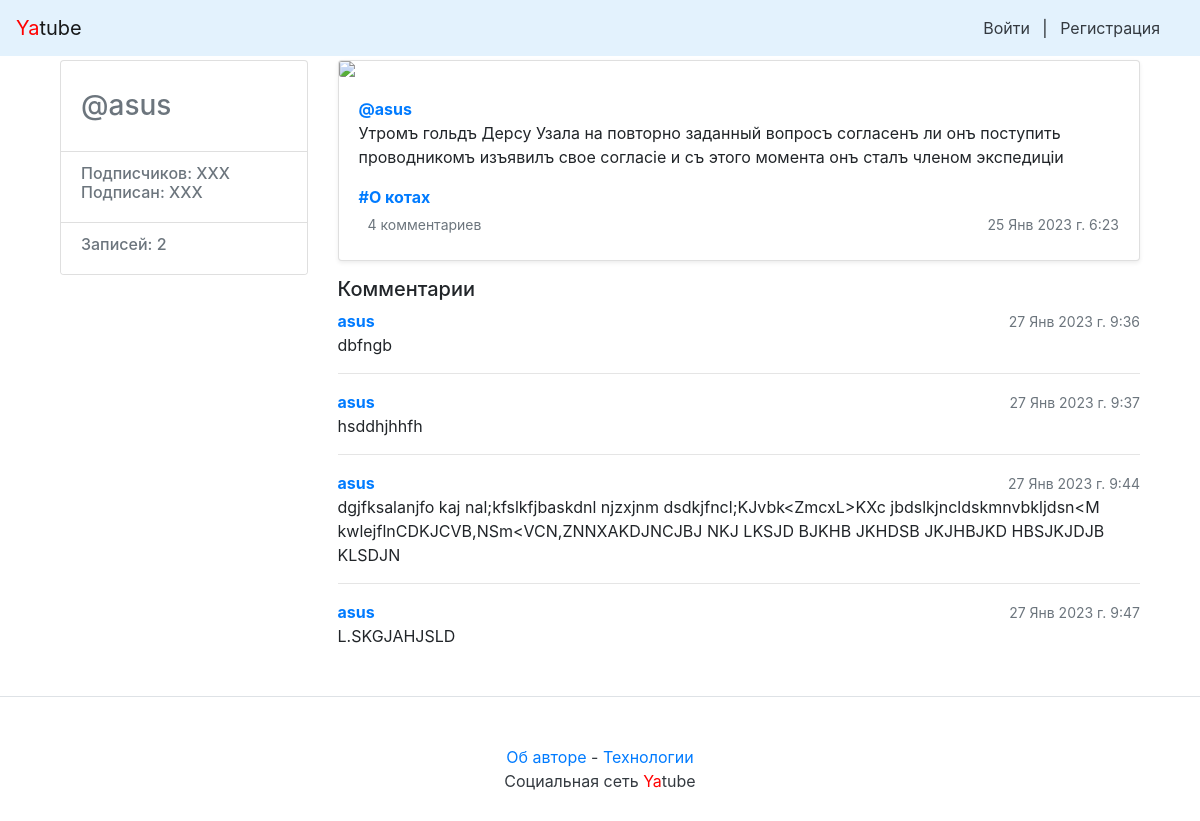
The page /asus/45/ on the database as committed earlier.
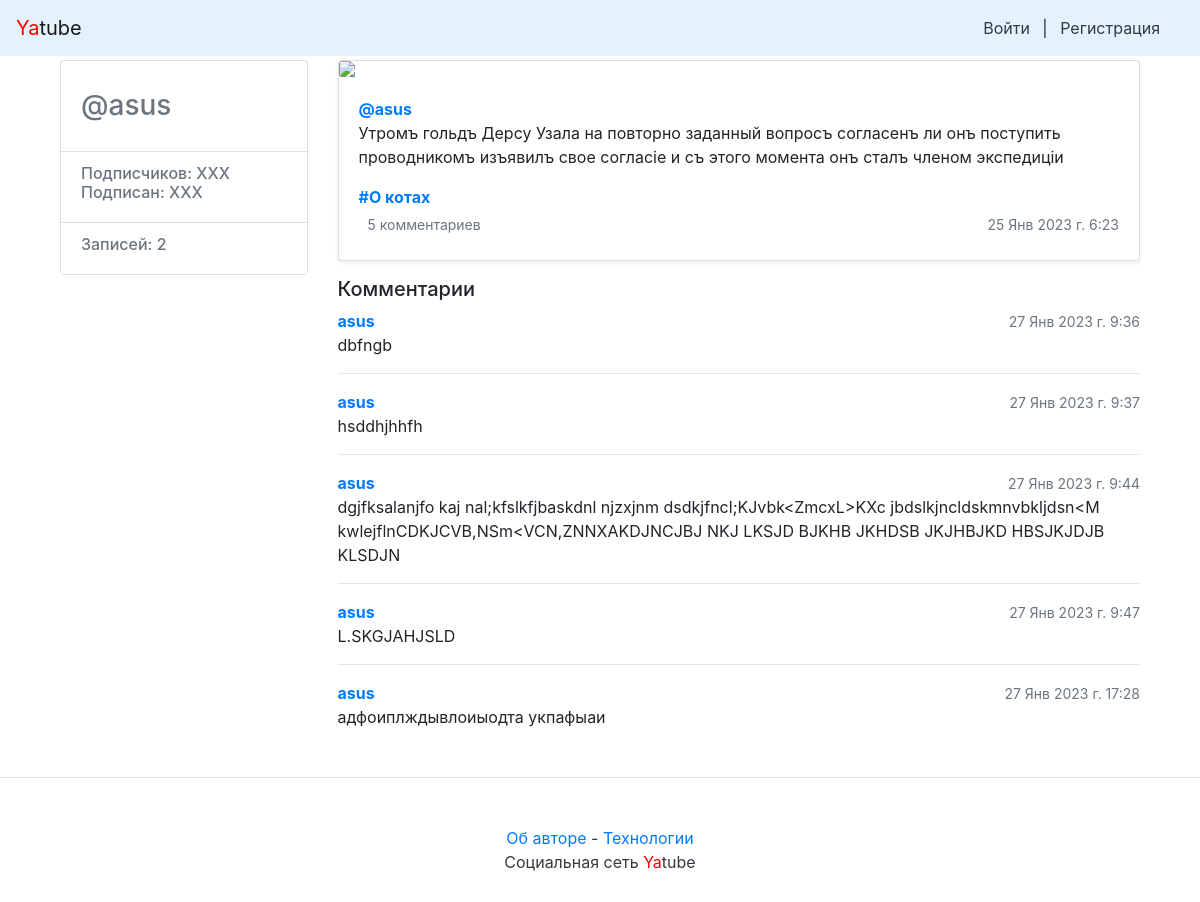
The same page on the database as committed later.
### posts/models.py (models this page shows, shortened)
class Post(models.Model):
    objects = None
    text = models.TextField(verbose_name='Текст')
    pub_date = models.DateTimeField("date published", auto_now_add=True)
    author = models.ForeignKey(
        User,
        on_delete=models.CASCADE,
        related_name="posts",
        verbose_name='Автор'
    )
    group = models.ForeignKey(
        'Group',
        on_delete=models.CASCADE,
        related_name="posts", blank=True,
        null=True,
        verbose_name='Группа'
    )
    image = models.ImageField(
        upload_to='posts/%Y/%m/%d/',
        blank=True,
        null=True,
        verbose_name='Изображение'
    )
    class Meta:
        ordering = ['-pub_date']
        verbose_name = 'Пост'
        verbose_name_plural = 'Посты'

class Comment(models.Model):
    post = models.ForeignKey(
        Post,
        on_delete=models.CASCADE,
        related_name="comments",
        verbose_name='Пост'
    )
    author = models.ForeignKey(
        User,
        on_delete=models.CASCADE,
        related_name="comments",
        verbose_name='Автор'
    )
    text = models.TextField(verbose_name='Текст')
    created = models.DateTimeField("comment_created", auto_now_add=True)
    class Meta:
        verbose_name = 'Комментарий'
        verbose_name_plural = 'Комментарии'

class Group(models.Model):
    title = models.CharField(max_length=200, verbose_name='Название группы')
    slug = models.SlugField(unique=True, verbose_name='URL адрес/')
    description = models.TextField(verbose_name='Описание группы')
    class Meta:
        verbose_name = 'Группа'
        verbose_name_plural = 'Группы'

### posts/views.py (the view)
# urls.py: path('<str:username>/<int:post_id>/', views.post_view, name='post'),
def post_view(request, username, post_id):
    author = User.objects.get(username=username)
    count = author.posts.all().count()
    post = get_object_or_404(Post, author=author, pk=post_id)
    items = post.comments.all()
    form = CommentForm()
    return render(
        request,
        'post.html',
        {
            'author': author,
            'count': count,
            'post': post,
            'items': items,
            'form': form
        }
    )

### posts/context_processors.py (called while the page is built)
def year(request):
    years = datetime.now().year
    return {'year': years}

### templates/post.html (shortened to what this page needs)
{% extends "base.html" %}
{% block content %}
<main role="main" class="container">
    <div class="row">
            <div class="col-md-3 mb-3 mt-1">
                    <div class="card">
                            <div class="card-body">
                                    <div class="h3 text-muted">
                                         @{{ author.username }}
                                    </div>
                            </div>
                            <ul class="list-group list-group-flush">
                                    <li class="list-group-item">
                                            <div class="h6 text-muted">
                                            Подписчиков: XXX <br />
                                            Подписан: XXX
                                            </div>
                                    </li>
                                    <li class="list-group-item">
                                            <div class="h6 text-muted">
                                                Записей: {{ count }}
                                            </div>
                                    </li>
                            </ul>
                    </div>
            </div>
            <div class="col-md-9">
                {% include "post_item.html" with post=post %}
                {% include 'comments.html' %}
            </div>
     </div>
    </div>
</main>
{% endblock %}

### templates/post_item.html (shortened to what this page needs)
<div class="card mb-3 mt-1 shadow-sm">
    {% load thumbnail %}
    {% thumbnail post.image "960x339" crop="center" upscale=True as im %}
    <img class="card-img" src="{{ im.url }}" />
    {% endthumbnail %}
    <div class="card-body">
        <p class="card-text">
            <a name="post_{{ post.id }}" href="{% url 'profile' post.author.username %}">
                <strong class="d-block text-gray-dark">@{{ post.author }}</strong>
            </a>
            {{ post.text|linebreaksbr }}
        </p>
        {% if post.group %}
        <a class="card-link muted" href="{% url 'group' post.group.slug %}">
                <strong class="d-block text-gray-dark">#{{ post.group.title }}</strong>
        </a>
        {% endif %}
        <div class="d-flex justify-content-between align-items-center">
            <div class="btn-group ">
                <a class="btn btn-sm text-muted" href="{% url 'post' post.author.username post.id %}" role="button">
                    {% if post.comments.exists %}
                    {{ post.comments.count }} комментариев
                    {% else%}
                    Добавить комментарий
                    {% endif %}
                </a>
            </div>
            <small class="text-muted">{{ post.pub_date|date:"d M Y г. G:i" }}</small>
        </div>
    </div>
</div>

### templates/comments.html (shortened to what this page needs)
{% load user_filters %}
<h5 class="mt-0">Комментарии</h5>
{% for item in items %}
    <div class="media-body">
        <div class="d-flex justify-content-between align-items-center">
            <div class="btn-group ">
                <strong class="d-block text-gray-dark">
                    <a href="{% url 'profile' item.author.username %}" name="comment_{{ item.id }}">
                        {{ item.author.username }}
                    </a>
                </strong>
            </div>
            <small class="text-muted">{{ item.created|date:"d M Y г. G:i" }}</small>
        </div>
        {{ item.text }}
        {% if not forloop.last %}<hr>{% endif %}
    </div>
{% endfor %}

Rows that differ between the two databases and show on the page:
computed for Post "asus": comments.count "4" → "5"
added Comment: author.username "asus", created "27 Янв 2023 г. 17:28", text "адфоиплждывлоиыодта укпафыаи"
